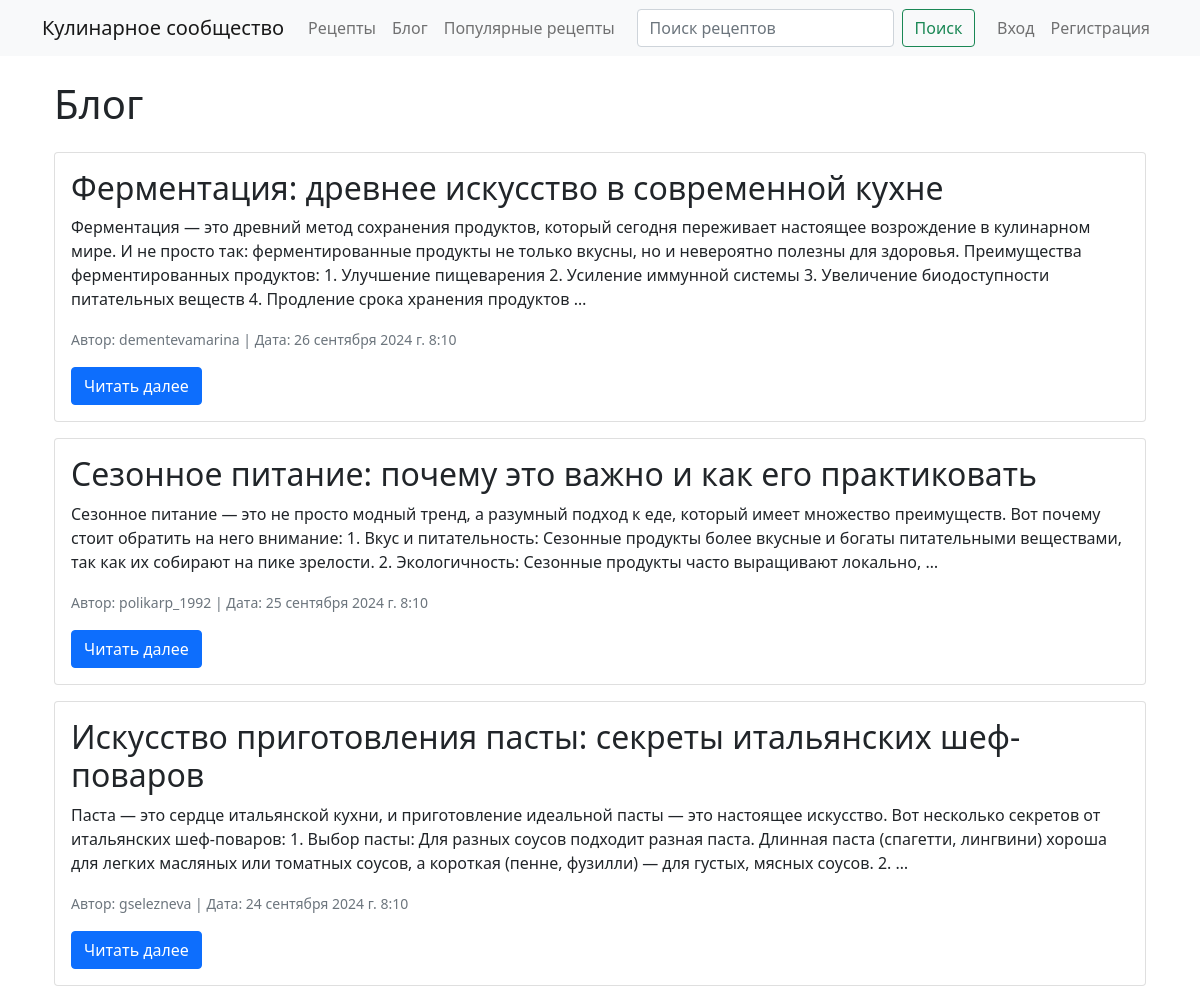
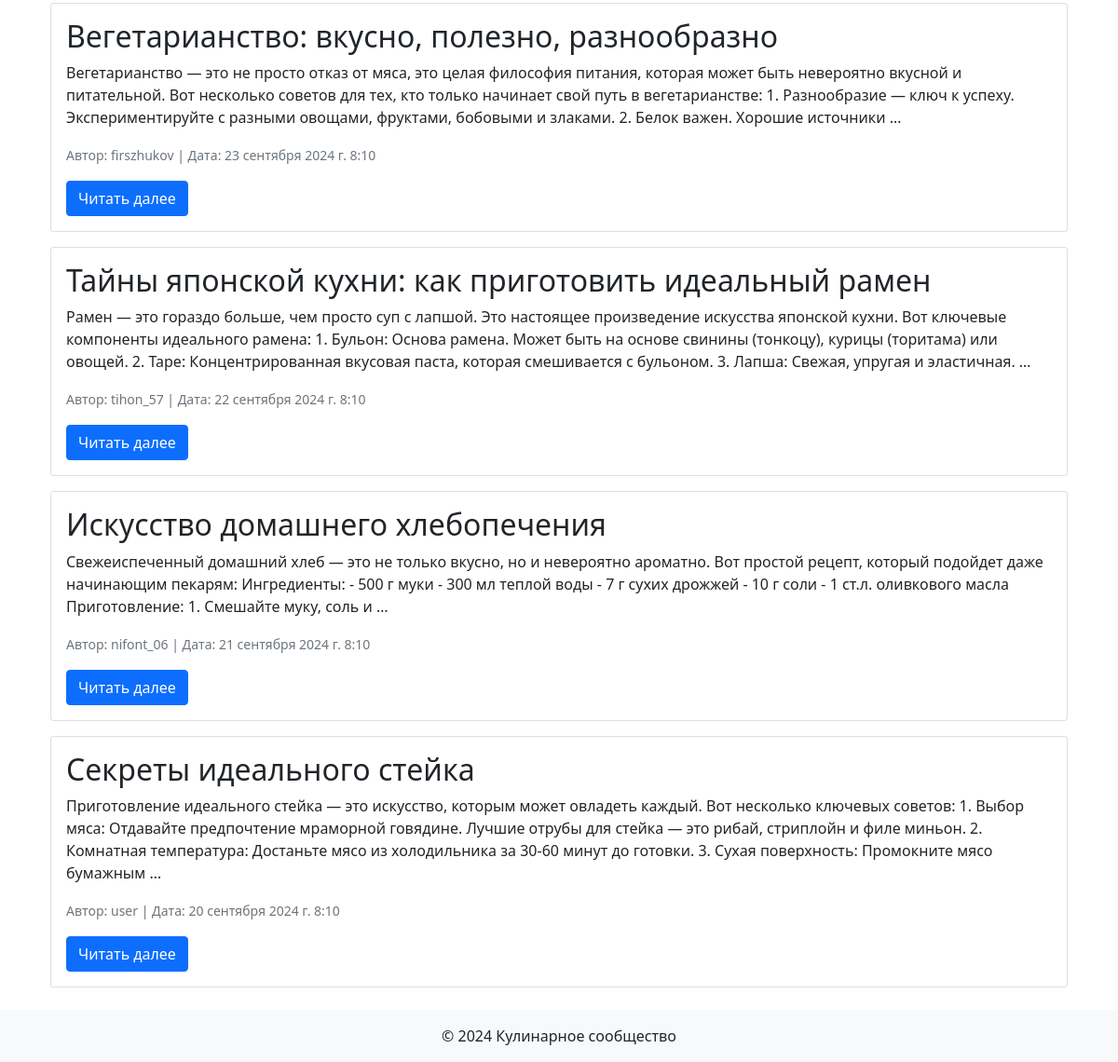
Screenshot of /blog/ with the database file from the repository (2 pictures, top to bottom).
### blog/models.py (models this page shows, shortened)
class Post(models.Model):
    title = models.CharField(max_length=200)
    content = models.TextField()
    author = models.ForeignKey(User, on_delete=models.CASCADE)
    created_at = models.DateTimeField(auto_now_add=True)
    updated_at = models.DateTimeField(auto_now=True)

### blog/views.py (the view)
# urls.py: path('', views.post_list, name='post_list'),
def post_list(request):
    posts = Post.objects.all().order_by('-created_at')
    paginator = Paginator(posts, 10)
    page_number = request.GET.get('page')
    page_obj = paginator.get_page(page_number)
    return render(request, 'blog/post_list.html', {'page_obj': page_obj})

### templates/blog/post_list.html (shortened to what this page needs)
{% extends 'base.html' %}
{% block content %}
<div class="container">
    <h1 class="mt-4 mb-4">Блог</h1>
    {% for post in page_obj %}
        <div class="card mb-3">
            <div class="card-body">
                <h2 class="card-title">{{ post.title }}</h2>
                <p class="card-text">{{ post.content|truncatewords:50 }}</p>
                <p class="card-text"><small class="text-muted">Автор: {{ post.author.username }} | Дата: {{ post.created_at }}</small></p>
                <a href="{% url 'post_detail' post.pk %}" class="btn btn-primary">Читать далее</a>
            </div>
        </div>
    {% empty %}
        <p>Постов пока нет.</p>
    {% endfor %}
</div>
{% endblock %}

### rows the page displays
Post: title "Ферментация: древнее искусство в современной кухне", content "Ферментация — это древний метод сохранения продуктов, который сегодня переживает настоящее возрождение в кулинарном мире. И не просто так: ферментированные продукты не только вкусны, но и невероятно полезны для здоровья. Преимущества ферментированных продуктов: 1. Улучшение пищеварения 2. Усиление иммунной системы 3. Увеличение биодоступности питательных веществ 4. Продление срока хранения продуктов …", author.username "dementevamarina", created_at "26 сентября 2024 г. 8:10"
Post: title "Сезонное питание: почему это важно и как его практиковать", content "Сезонное питание — это не просто модный тренд, а разумный подход к еде, который имеет множество преимуществ. Вот почему стоит обратить на него внимание: 1. Вкус и питательность: Сезонные продукты более вкусные и богаты питательными веществами, так как их собирают на пике зрелости. 2. Экологичность: Сезонные продукты часто выращивают локально, …", author.username "polikarp_1992", created_at "25 сентября 2024 г. 8:10"
Post: title "Искусство приготовления пасты: секреты итальянских шеф-поваров", content "Паста — это сердце итальянской кухни, и приготовление идеальной пасты — это настоящее искусство. Вот несколько секретов от итальянских шеф-поваров: 1. Выбор пасты: Для разных соусов подходит разная паста. Длинная паста (спагетти, лингвини) хороша для легких масляных или томатных соусов, а короткая (пенне, фузилли) — для густых, мясных соусов. 2. …", author.username "gselezneva", created_at "24 сентября 2024 г. 8:10"
Post: title "Вегетарианство: вкусно, полезно, разнообразно", content "Вегетарианство — это не просто отказ от мяса, это целая философия питания, которая может быть невероятно вкусной и питательной. Вот несколько советов для тех, кто только начинает свой путь в вегетарианстве: 1. Разнообразие — ключ к успеху. Экспериментируйте с разными овощами, фруктами, бобовыми и злаками. 2. Белок важен. Хорошие источники …", author.username "firszhukov", created_at "23 сентября 2024 г. 8:10"
Post: title "Тайны японской кухни: как приготовить идеальный рамен", content "Рамен — это гораздо больше, чем просто суп с лапшой. Это настоящее произведение искусства японской кухни. Вот ключевые компоненты идеального рамена: 1. Бульон: Основа рамена. Может быть на основе свинины (тонкоцу), курицы (торитама) или овощей. 2. Таре: Концентрированная вкусовая паста, которая смешивается с бульоном. 3. Лапша: Свежая, упругая и эластичная. …", author.username "tihon_57", created_at "22 сентября 2024 г. 8:10"
Post: title "Искусство домашнего хлебопечения", content "Свежеиспеченный домашний хлеб — это не только вкусно, но и невероятно ароматно. Вот простой рецепт, который подойдет даже начинающим пекарям: Ингредиенты: - 500 г муки - 300 мл теплой воды - 7 г сухих дрожжей - 10 г соли - 1 ст.л. оливкового масла Приготовление: 1. Смешайте муку, соль и …", author.username "nifont_06", created_at "21 сентября 2024 г. 8:10"
Post: title "Секреты идеального стейка", content "Приготовление идеального стейка — это искусство, которым может овладеть каждый. Вот несколько ключевых советов: 1. Выбор мяса: Отдавайте предпочтение мраморной говядине. Лучшие отрубы для стейка — это рибай, стриплойн и филе миньон. 2. Комнатная температура: Достаньте мясо из холодильника за 30-60 минут до готовки. 3. Сухая поверхность: Промокните мясо бумажным …", author.username "user", created_at "20 сентября 2024 г. 8:10"
